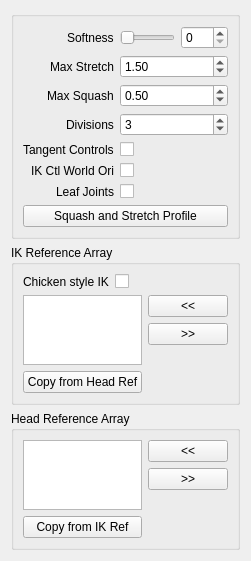
<?xml version="1.0" encoding="UTF-8"?>
<ui version="4.0">
 <class>Form</class>
 <widget class="QWidget" name="Form">
  <property name="geometry">
   <rect>
    <x>0</x>
    <y>0</y>
    <width>238</width>
    <height>538</height>
   </rect>
  </property>
  <property name="windowTitle">
   <string>Form</string>
  </property>
  <layout class="QGridLayout" name="gridLayout">
   <item row="0" column="0">
    <widget class="QGroupBox" name="groupBox">
     <property name="title">
      <string/>
     </property>
     <layout class="QGridLayout" name="gridLayout_2">
      <item row="0" column="0">
       <layout class="QVBoxLayout" name="verticalLayout">
        <item>
         <layout class="QFormLayout" name="formLayout">
          <property name="labelAlignment">
           <set>Qt::AlignRight|Qt::AlignTrailing|Qt::AlignVCenter</set>
          </property>
          <item row="0" column="0">
           <widget class="QLabel" name="softness_label">
            <property name="text">
             <string>Softness</string>
            </property>
           </widget>
          </item>
          <item row="0" column="1">
           <layout class="QHBoxLayout" name="horizontalLayout_3">
            <item>
             <widget class="QSlider" name="softness_slider">
              <property name="minimumSize">
               <size>
                <width>0</width>
                <height>15</height>
               </size>
              </property>
              <property name="maximum">
               <number>100</number>
              </property>
              <property name="orientation">
               <enum>Qt::Horizontal</enum>
              </property>
             </widget>
            </item>
            <item>
             <widget class="QSpinBox" name="softness_spinBox">
              <property name="maximum">
               <number>100</number>
              </property>
             </widget>
            </item>
           </layout>
          </item>
          <item row="1" column="0">
           <widget class="QLabel" name="maxStretch_label">
            <property name="sizePolicy">
             <sizepolicy hsizetype="MinimumExpanding" vsizetype="MinimumExpanding">
              <horstretch>0</horstretch>
              <verstretch>0</verstretch>
             </sizepolicy>
            </property>
            <property name="text">
             <string>Max Stretch</string>
            </property>
           </widget>
          </item>
          <item row="1" column="1">
           <widget class="QDoubleSpinBox" name="maxStretch_spinBox">
            <property name="sizePolicy">
             <sizepolicy hsizetype="MinimumExpanding" vsizetype="Fixed">
              <horstretch>0</horstretch>
              <verstretch>0</verstretch>
             </sizepolicy>
            </property>
            <property name="minimum">
             <double>1.000000000000000</double>
            </property>
            <property name="singleStep">
             <double>0.100000000000000</double>
            </property>
            <property name="value">
             <double>1.500000000000000</double>
            </property>
           </widget>
          </item>
          <item row="2" column="0">
           <widget class="QLabel" name="maxSquash_label">
            <property name="sizePolicy">
             <sizepolicy hsizetype="MinimumExpanding" vsizetype="MinimumExpanding">
              <horstretch>0</horstretch>
              <verstretch>0</verstretch>
             </sizepolicy>
            </property>
            <property name="text">
             <string>Max Squash</string>
            </property>
           </widget>
          </item>
          <item row="2" column="1">
           <widget class="QDoubleSpinBox" name="maxSquash_spinBox">
            <property name="sizePolicy">
             <sizepolicy hsizetype="MinimumExpanding" vsizetype="Fixed">
              <horstretch>0</horstretch>
              <verstretch>0</verstretch>
             </sizepolicy>
            </property>
            <property name="minimum">
             <double>0.100000000000000</double>
            </property>
            <property name="maximum">
             <double>1.000000000000000</double>
            </property>
            <property name="singleStep">
             <double>0.100000000000000</double>
            </property>
            <property name="value">
             <double>0.500000000000000</double>
            </property>
           </widget>
          </item>
          <item row="3" column="0">
           <widget class="QLabel" name="divisions_label">
            <property name="text">
             <string>Divisions</string>
            </property>
           </widget>
          </item>
          <item row="3" column="1">
           <widget class="QSpinBox" name="division_spinBox">
            <property name="minimum">
             <number>1</number>
            </property>
            <property name="value">
             <number>3</number>
            </property>
           </widget>
          </item>
          <item row="4" column="0">
           <widget class="QLabel" name="tangentControls_label">
            <property name="text">
             <string>Tangent Controls</string>
            </property>
           </widget>
          </item>
          <item row="4" column="1">
           <widget class="QCheckBox" name="tangentControls_checkBox">
            <property name="text">
             <string/>
            </property>
           </widget>
          </item>
          <item row="5" column="0">
           <widget class="QLabel" name="IKWorldOri_label">
            <property name="text">
             <string>IK Ctl World Ori</string>
            </property>
           </widget>
          </item>
          <item row="5" column="1">
           <widget class="QCheckBox" name="IKWorldOri_checkBox">
            <property name="toolTip">
             <string>If checked, the IK control will be aligned to the world space</string>
            </property>
            <property name="text">
             <string/>
            </property>
           </widget>
          </item>
          <item row="6" column="0">
           <widget class="QLabel" name="leafJoints_label">
            <property name="text">
             <string>Leaf Joints</string>
            </property>
           </widget>
          </item>
          <item row="6" column="1">
           <widget class="QCheckBox" name="leafJoints_checkBox">
            <property name="toolTip">
             <string>If checked, the IK control will be aligned to the world space</string>
            </property>
            <property name="text">
             <string/>
            </property>
           </widget>
          </item>
         </layout>
        </item>
        <item>
         <widget class="QPushButton" name="squashStretchProfile_pushButton">
          <property name="text">
           <string>Squash and Stretch Profile</string>
          </property>
         </widget>
        </item>
       </layout>
      </item>
     </layout>
    </widget>
   </item>
   <item row="1" column="0">
    <widget class="QGroupBox" name="ikRefArray_groupBox">
     <property name="title">
      <string>IK Reference Array</string>
     </property>
     <layout class="QGridLayout" name="gridLayout_3">
      <item row="0" column="0">
       <layout class="QFormLayout" name="formLayout_2">
        <item row="0" column="0">
         <widget class="QLabel" name="chickenStyle_label">
          <property name="text">
           <string>Chicken style IK</string>
          </property>
         </widget>
        </item>
        <item row="0" column="1">
         <widget class="QCheckBox" name="chickenStyleIK_checkBox">
          <property name="toolTip">
           <string>&lt;html&gt;&lt;head/&gt;&lt;body&gt;&lt;p&gt;If this option is &lt;span style=&quot; font-weight:600;&quot;&gt;checked&lt;/span&gt;. The IK reference will connect rotation and translation. This is very useful for &lt;span style=&quot; font-weight:600;&quot;&gt;chicken&lt;/span&gt;/birds style neck pinning.&lt;/p&gt;&lt;p&gt;&lt;span style=&quot; font-weight:600;&quot;&gt;Unchecked&lt;/span&gt; will only connect the rotation. This is much more useful&lt;span style=&quot; font-weight:600;&quot;&gt; for human neck &lt;/span&gt;style and other regular necks.&lt;/p&gt;&lt;/body&gt;&lt;/html&gt;</string>
          </property>
          <property name="text">
           <string/>
          </property>
         </widget>
        </item>
       </layout>
      </item>
      <item row="1" column="0">
       <layout class="QHBoxLayout" name="ikRefArray_horizontalLayout">
        <item>
         <layout class="QVBoxLayout" name="ikRefArray_verticalLayout_1">
          <item>
           <widget class="QListWidget" name="ikRefArray_listWidget">
            <property name="dragDropOverwriteMode">
             <bool>true</bool>
            </property>
            <property name="dragDropMode">
             <enum>QAbstractItemView::InternalMove</enum>
            </property>
            <property name="defaultDropAction">
             <enum>Qt::MoveAction</enum>
            </property>
            <property name="alternatingRowColors">
             <bool>true</bool>
            </property>
            <property name="selectionMode">
             <enum>QAbstractItemView::ExtendedSelection</enum>
            </property>
            <property name="selectionRectVisible">
             <bool>false</bool>
            </property>
           </widget>
          </item>
          <item>
           <widget class="QPushButton" name="ikRefArray_copyRef_pushButton">
            <property name="text">
             <string>Copy from Head Ref</string>
            </property>
           </widget>
          </item>
         </layout>
        </item>
        <item>
         <layout class="QVBoxLayout" name="ikRefArray_verticalLayout_2">
          <item>
           <widget class="QPushButton" name="ikRefArrayAdd_pushButton">
            <property name="text">
             <string>&lt;&lt;</string>
            </property>
           </widget>
          </item>
          <item>
           <widget class="QPushButton" name="ikRefArrayRemove_pushButton">
            <property name="text">
             <string>&gt;&gt;</string>
            </property>
           </widget>
          </item>
          <item>
           <spacer name="ikRefArray_verticalSpacer">
            <property name="orientation">
             <enum>Qt::Vertical</enum>
            </property>
            <property name="sizeHint" stdset="0">
             <size>
              <width>20</width>
              <height>40</height>
             </size>
            </property>
           </spacer>
          </item>
         </layout>
        </item>
       </layout>
      </item>
     </layout>
    </widget>
   </item>
   <item row="2" column="0">
    <widget class="QGroupBox" name="upvRefArray_groupBox">
     <property name="title">
      <string>Head Reference Array</string>
     </property>
     <layout class="QGridLayout" name="gridLayout_4">
      <item row="0" column="0">
       <layout class="QHBoxLayout" name="upvRefArray_horizontalLayout">
        <item>
         <layout class="QVBoxLayout" name="upvRefArray_verticalLayout_1">
          <item>
           <widget class="QListWidget" name="headRefArray_listWidget">
            <property name="dragDropOverwriteMode">
             <bool>true</bool>
            </property>
            <property name="dragDropMode">
             <enum>QAbstractItemView::InternalMove</enum>
            </property>
            <property name="defaultDropAction">
             <enum>Qt::MoveAction</enum>
            </property>
            <property name="alternatingRowColors">
             <bool>true</bool>
            </property>
            <property name="selectionMode">
             <enum>QAbstractItemView::ExtendedSelection</enum>
            </property>
            <property name="selectionRectVisible">
             <bool>false</bool>
            </property>
           </widget>
          </item>
          <item>
           <widget class="QPushButton" name="headRefArray_copyRef_pushButton">
            <property name="text">
             <string>Copy from IK Ref</string>
            </property>
           </widget>
          </item>
         </layout>
        </item>
        <item>
         <layout class="QVBoxLayout" name="upvRefArray_verticalLayout_2">
          <item>
           <widget class="QPushButton" name="headRefArrayAdd_pushButton">
            <property name="text">
             <string>&lt;&lt;</string>
            </property>
           </widget>
          </item>
          <item>
           <widget class="QPushButton" name="headRefArrayRemove_pushButton">
            <property name="text">
             <string>&gt;&gt;</string>
            </property>
           </widget>
          </item>
          <item>
           <spacer name="upvRefArray_verticalSpacer">
            <property name="orientation">
             <enum>Qt::Vertical</enum>
            </property>
            <property name="sizeHint" stdset="0">
             <size>
              <width>20</width>
              <height>40</height>
             </size>
            </property>
           </spacer>
          </item>
         </layout>
        </item>
       </layout>
      </item>
     </layout>
    </widget>
   </item>
  </layout>
 </widget>
 <resources/>
 <connections>
  <connection>
   <sender>softness_slider</sender>
   <signal>sliderMoved(int)</signal>
   <receiver>softness_spinBox</receiver>
   <slot>setValue(int)</slot>
   <hints>
    <hint type="sourcelabel">
     <x>144</x>
     <y>47</y>
    </hint>
    <hint type="destinationlabel">
     <x>220</x>
     <y>45</y>
    </hint>
   </hints>
  </connection>
  <connection>
   <sender>softness_spinBox</sender>
   <signal>valueChanged(int)</signal>
   <receiver>softness_slider</receiver>
   <slot>setValue(int)</slot>
   <hints>
    <hint type="sourcelabel">
     <x>222</x>
     <y>37</y>
    </hint>
    <hint type="destinationlabel">
     <x>182</x>
     <y>37</y>
    </hint>
   </hints>
  </connection>
 </connections>
</ui>
